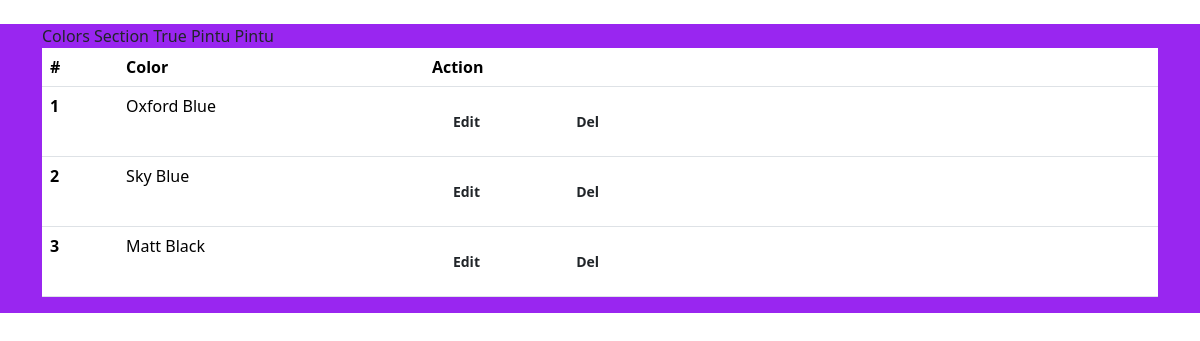
Page /colors/ (signed in) on the committed database.
### pages/models.py (models this page shows, shortened)
class Colors(models.Model):
    name = models.CharField(max_length=40)

### pages/views.py (the view)
# urls.py: path("colors/",views.colors,name='colors'),
@login_required(login_url='/accounts/login/')
def colors(request):
    colors = Colors.objects.all()
    context = {'title':'colors','colors':colors,}
    return render(request,'pages/colors.html',context)

### pages/templates/pages/colors.html (shortened to what this page needs)
﻿{% extends "base.html" %}
{%load static %}
{% block content %}
<section id="intro" class="intro-section bg-primary">
  <div class="container">
    <div class="row">
      <div class="col-md-12 ">
Colors Section {{user.is_authenticated}}    {{user}} {{user.username}}
<table class="table">
  <thead>
    <tr>
      <th scope="col">#</th>
      <th scope="col">Color</th>
      <th scope="col">Action</th>
    </tr>
  </thead>
  <tbody>
{% for color in colors %}
<tr>
      <th scope="row">{{color.id}}</th>
      <td>{{color.name}}</td>
      <td><a class="btn btn-sm btn-rounded" href="#{{color.id}}">Edit</a>
      <a class="btn btn-sm btn-rounded" href="#{{color.id}}">Del</a></td>
    </tr>
{% endfor %}
</tbody>
</table>
	  </div>
    </div>
  </div>
</section>
{% endblock %}

### rows in the picture
Colors: id "1", name "Oxford Blue"
Colors: id "2", name "Sky Blue"
Colors: id "3", name "Matt Black"

### other values in the picture
{{ user.is_authenticated }} "True"
{{ user }} "Pintu"
{{ user.username }} "Pintu"
